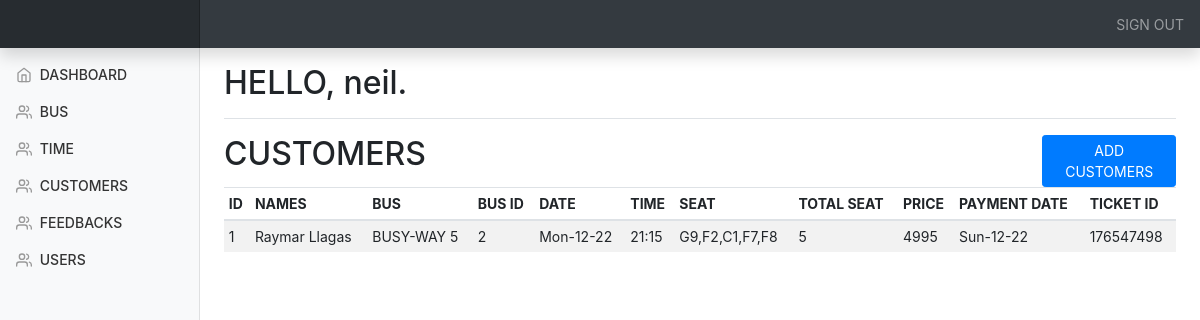
The page /admin/customers.php (signed in) on the database its author committed.
### tables this page shows
CREATE TABLE `customers` (
  `id` int(10) NOT NULL,
  `uid` int(10) NOT NULL,
  `movie` varchar(100) NOT NULL,
  `show_time` varchar(100) NOT NULL,
  `seat` varchar(100) NOT NULL,
  `totalseat` varchar(100) NOT NULL,
  `price` varchar(100) NOT NULL,
  `payment_date` varchar(100) NOT NULL,
  `booking_date` varchar(100) NOT NULL,
  `card_name` varchar(100) NOT NULL,
  `card_number` varchar(25) NOT NULL,
  `ex_date` varchar(100) NOT NULL,
  `cvv` int(5) NOT NULL,
  `custemer_id` int(15) NOT NULL
);

CREATE TABLE `user` (
  `id` int(25) NOT NULL,
  `username` varchar(100) NOT NULL,
  `email` varchar(100) NOT NULL,
  `mobile` int(10) NOT NULL,
  `city` varchar(25) NOT NULL,
  `password` varchar(12) NOT NULL,
  `image` varchar(100) NOT NULL
);

CREATE TABLE `time_schedule` (
  `id` int(25) NOT NULL,
  `show` varchar(100) NOT NULL,
  `theater` varchar(100) NOT NULL
);

### admin/customers.php (the view, shortened to what this page needs)
<!doctype html>
<html lang="en">
<head>
  <?php include_once("./templates/top.php"); ?>
  <?php include_once("./templates/navbar.php"); ?>
  <div class="container-fluid">
    <div class="row">
      <?php include "./templates/sidebar.php"; ?>
      <div class="row">
        <div class="col-10">
          <h2>CUSTOMERS</h2>
        </div>
        <div class="col-2">
          <button data-toggle="modal" data-target="#add_custemer_modal" class="btn btn-primary btn-sm">ADD CUSTOMERS</button>
        </div>
      </div>
      <div class="table-responsive">
        <table class="table table-striped table-sm">
          <thead>
            <tr>
              <th>ID</th>
              <th>NAMES</th>
              <th>BUS</th>
              <th>BUS ID</th>
              <th>DATE</th>
              <th>TIME</th>
              <th>SEAT</th>
              <th>TOTAL SEAT</th>
              <th>PRICE</th>
              <th>PAYMENT DATE</th>
              <th>TICKET ID</th>
            </tr>
          </thead>
          <tbody id="customer_list">
          <tbody id="product_list">
            <?php
            include_once 'Database.php';
            $result = mysqli_query($conn, "SELECT c.id,c.movie,c.booking_date,c.show_time,c.seat,c.totalseat,c.price,c.payment_date,c.custemer_id,u.username,t.theater FROM customers c INNER JOIN user u on c.uid = u.id INNER JOIN time_schedule t on c.show_time = t.show");
            if (mysqli_num_rows($result) > 0) {
              while ($row = mysqli_fetch_array($result)) {
                $id = $row['id']; ?>
                <tr>
                  <td><?php echo $row['id']; ?></td>
                  <td><?php echo $row['username']; ?></td>
                  <td><?php echo $row['movie']; ?></td>
                  <td><?php echo $row['theater']; ?></td>
                  <td><?php echo $row['booking_date']; ?></td>
                  <td><?php echo $row['show_time']; ?></td>
                  <td><?php echo $row['seat']; ?></td>
                  <td><?php echo $row['totalseat']; ?></td>
                  <td><?php echo $row['price']; ?></td>
                  <td><?php echo $row['payment_date']; ?></td>
                  <td><?php echo $row['custemer_id']; ?></td>
                </tr>
            <?php
              }
            }
            ?>
          </tbody>
        </table>
      </div>
      </main>
    </div>
  </div>
  <?php include_once("./templates/footer.php"); ?>

### admin/css/dashboard.css (style rules this page uses)
body { font-size: .875rem; }

### rows shown on the page
customers: id "1", user.username "Raymar Llagas", movie "BUSY-WAY 5", time_schedule.theater "2", booking_date "Mon-12-22", show_time "21:15", seat "G9,F2,C1,F7,F8", totalseat "5", price "4995", payment_date "Sun-12-22", custemer "176547498"

### other values the page prints
$_SESSION["admin"] "neil"
